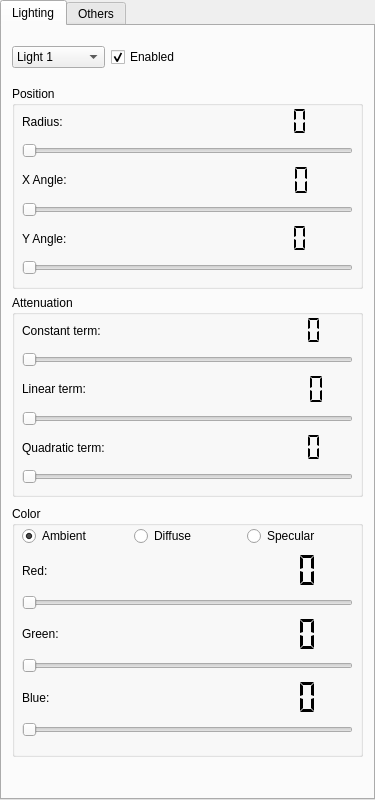
<?xml version="1.0" encoding="UTF-8"?>
<ui version="4.0">
 <class>ControlPanel</class>
 <widget class="QTabWidget" name="ControlPanel">
  <property name="geometry">
   <rect>
    <x>0</x>
    <y>0</y>
    <width>375</width>
    <height>800</height>
   </rect>
  </property>
  <property name="windowTitle">
   <string>TabWidget</string>
  </property>
  <property name="windowOpacity">
   <double>0.000000000000000</double>
  </property>
  <property name="tabPosition">
   <enum>QTabWidget::North</enum>
  </property>
  <property name="tabShape">
   <enum>QTabWidget::Rounded</enum>
  </property>
  <property name="currentIndex">
   <number>0</number>
  </property>
  <property name="elideMode">
   <enum>Qt::ElideNone</enum>
  </property>
  <widget class="QWidget" name="tab">
   <attribute name="title">
    <string>Lighting</string>
   </attribute>
   <widget class="QWidget" name="horizontalLayoutWidget">
    <property name="geometry">
     <rect>
      <x>10</x>
      <y>20</y>
      <width>191</width>
      <height>23</height>
     </rect>
    </property>
    <layout class="QHBoxLayout" name="horizontalLayout">
     <item>
      <widget class="QComboBox" name="lightList">
       <item>
        <property name="text">
         <string>Light 1</string>
        </property>
       </item>
       <item>
        <property name="text">
         <string>Light 2</string>
        </property>
       </item>
       <item>
        <property name="text">
         <string>Light 3</string>
        </property>
       </item>
       <item>
        <property name="text">
         <string>Light 4</string>
        </property>
       </item>
       <item>
        <property name="text">
         <string>Light 5</string>
        </property>
       </item>
       <item>
        <property name="text">
         <string>Light 6</string>
        </property>
       </item>
       <item>
        <property name="text">
         <string>Light 7</string>
        </property>
       </item>
       <item>
        <property name="text">
         <string>Light 8</string>
        </property>
       </item>
      </widget>
     </item>
     <item>
      <widget class="QCheckBox" name="lightEnabled">
       <property name="text">
        <string>Enabled</string>
       </property>
       <property name="checked">
        <bool>true</bool>
       </property>
      </widget>
     </item>
    </layout>
   </widget>
   <widget class="QWidget" name="verticalLayoutWidget_4">
    <property name="geometry">
     <rect>
      <x>10</x>
      <y>60</y>
      <width>351</width>
      <height>411</height>
     </rect>
    </property>
    <layout class="QVBoxLayout" name="verticalLayout_4">
     <item>
      <widget class="QGroupBox" name="posGroup">
       <property name="title">
        <string>Position</string>
       </property>
       <widget class="QWidget" name="verticalLayoutWidget">
        <property name="geometry">
         <rect>
          <x>10</x>
          <y>20</y>
          <width>331</width>
          <height>169</height>
         </rect>
        </property>
        <layout class="QVBoxLayout" name="verticalLayout">
         <item>
          <layout class="QHBoxLayout" name="horizontalLayout_2">
           <item>
            <widget class="QLabel" name="label">
             <property name="text">
              <string>Radius:</string>
             </property>
            </widget>
           </item>
           <item>
            <widget class="QLCDNumber" name="lightDistPosValue">
             <property name="frameShape">
              <enum>QFrame::NoFrame</enum>
             </property>
             <property name="frameShadow">
              <enum>QFrame::Raised</enum>
             </property>
             <property name="smallDecimalPoint">
              <bool>false</bool>
             </property>
             <property name="segmentStyle">
              <enum>QLCDNumber::Flat</enum>
             </property>
             <property name="intValue" stdset="0">
              <number>0</number>
             </property>
            </widget>
           </item>
          </layout>
         </item>
         <item>
          <widget class="QSlider" name="lightDistPosSlider">
           <property name="maximum">
            <number>1500</number>
           </property>
           <property name="singleStep">
            <number>50</number>
           </property>
           <property name="orientation">
            <enum>Qt::Horizontal</enum>
           </property>
          </widget>
         </item>
         <item>
          <layout class="QHBoxLayout" name="horizontalLayout_4">
           <item>
            <widget class="QLabel" name="label_2">
             <property name="text">
              <string>X Angle:</string>
             </property>
            </widget>
           </item>
           <item>
            <widget class="QLCDNumber" name="lightXPosValue">
             <property name="frameShape">
              <enum>QFrame::NoFrame</enum>
             </property>
             <property name="segmentStyle">
              <enum>QLCDNumber::Flat</enum>
             </property>
            </widget>
           </item>
          </layout>
         </item>
         <item>
          <widget class="QSlider" name="lightXPosSlider">
           <property name="maximum">
            <number>359</number>
           </property>
           <property name="orientation">
            <enum>Qt::Horizontal</enum>
           </property>
          </widget>
         </item>
         <item>
          <layout class="QHBoxLayout" name="horizontalLayout_3">
           <item>
            <widget class="QLabel" name="label_3">
             <property name="text">
              <string>Y Angle:</string>
             </property>
            </widget>
           </item>
           <item>
            <widget class="QLCDNumber" name="lightYPosValue">
             <property name="frameShape">
              <enum>QFrame::NoFrame</enum>
             </property>
             <property name="segmentStyle">
              <enum>QLCDNumber::Flat</enum>
             </property>
            </widget>
           </item>
          </layout>
         </item>
         <item>
          <widget class="QSlider" name="lightYPosSlider">
           <property name="maximum">
            <number>359</number>
           </property>
           <property name="orientation">
            <enum>Qt::Horizontal</enum>
           </property>
          </widget>
         </item>
        </layout>
       </widget>
      </widget>
     </item>
     <item>
      <widget class="QGroupBox" name="attGroup">
       <property name="title">
        <string>Attenuation</string>
       </property>
       <widget class="QWidget" name="verticalLayoutWidget_2">
        <property name="geometry">
         <rect>
          <x>10</x>
          <y>20</y>
          <width>331</width>
          <height>169</height>
         </rect>
        </property>
        <layout class="QVBoxLayout" name="verticalLayout_2">
         <item>
          <layout class="QHBoxLayout" name="horizontalLayout_5">
           <item>
            <widget class="QLabel" name="label_4">
             <property name="text">
              <string>Constant term:</string>
             </property>
            </widget>
           </item>
           <item>
            <widget class="QLCDNumber" name="lightConstAttValue">
             <property name="frameShape">
              <enum>QFrame::NoFrame</enum>
             </property>
             <property name="frameShadow">
              <enum>QFrame::Raised</enum>
             </property>
             <property name="smallDecimalPoint">
              <bool>false</bool>
             </property>
             <property name="numDigits">
              <number>7</number>
             </property>
             <property name="segmentStyle">
              <enum>QLCDNumber::Flat</enum>
             </property>
             <property name="value" stdset="0">
              <double>0.000000000000000</double>
             </property>
             <property name="intValue" stdset="0">
              <number>0</number>
             </property>
            </widget>
           </item>
          </layout>
         </item>
         <item>
          <widget class="QSlider" name="lightConstAttSlider">
           <property name="minimum">
            <number>1</number>
           </property>
           <property name="maximum">
            <number>100</number>
           </property>
           <property name="singleStep">
            <number>1</number>
           </property>
           <property name="orientation">
            <enum>Qt::Horizontal</enum>
           </property>
           <property name="tickInterval">
            <number>0</number>
           </property>
          </widget>
         </item>
         <item>
          <layout class="QHBoxLayout" name="horizontalLayout_6">
           <item>
            <widget class="QLabel" name="label_5">
             <property name="text">
              <string>Linear term:</string>
             </property>
            </widget>
           </item>
           <item>
            <widget class="QLCDNumber" name="lightLinearAttValue">
             <property name="frameShape">
              <enum>QFrame::NoFrame</enum>
             </property>
             <property name="numDigits">
              <number>7</number>
             </property>
             <property name="segmentStyle">
              <enum>QLCDNumber::Flat</enum>
             </property>
            </widget>
           </item>
          </layout>
         </item>
         <item>
          <widget class="QSlider" name="lightLinearAttSlider">
           <property name="maximum">
            <number>100</number>
           </property>
           <property name="orientation">
            <enum>Qt::Horizontal</enum>
           </property>
          </widget>
         </item>
         <item>
          <layout class="QHBoxLayout" name="horizontalLayout_7">
           <item>
            <widget class="QLabel" name="label_6">
             <property name="text">
              <string>Quadratic term:</string>
             </property>
            </widget>
           </item>
           <item>
            <widget class="QLCDNumber" name="lightQuadAttValue">
             <property name="frameShape">
              <enum>QFrame::NoFrame</enum>
             </property>
             <property name="numDigits">
              <number>7</number>
             </property>
             <property name="segmentStyle">
              <enum>QLCDNumber::Flat</enum>
             </property>
            </widget>
           </item>
          </layout>
         </item>
         <item>
          <widget class="QSlider" name="lightQuadAttSlider">
           <property name="maximum">
            <number>100</number>
           </property>
           <property name="orientation">
            <enum>Qt::Horizontal</enum>
           </property>
          </widget>
         </item>
        </layout>
       </widget>
      </widget>
     </item>
    </layout>
   </widget>
   <widget class="QGroupBox" name="colorGroup">
    <property name="geometry">
     <rect>
      <x>10</x>
      <y>480</y>
      <width>351</width>
      <height>251</height>
     </rect>
    </property>
    <property name="sizePolicy">
     <sizepolicy hsizetype="Expanding" vsizetype="Preferred">
      <horstretch>0</horstretch>
      <verstretch>0</verstretch>
     </sizepolicy>
    </property>
    <property name="title">
     <string>Color</string>
    </property>
    <widget class="QWidget" name="verticalLayoutWidget_3">
     <property name="geometry">
      <rect>
       <x>10</x>
       <y>20</y>
       <width>331</width>
       <height>211</height>
      </rect>
     </property>
     <layout class="QVBoxLayout" name="verticalLayout_3">
      <item>
       <layout class="QHBoxLayout" name="horizontalLayout_11">
        <item>
         <widget class="QRadioButton" name="lightAmbient">
          <property name="text">
           <string>Ambient</string>
          </property>
          <property name="checked">
           <bool>true</bool>
          </property>
         </widget>
        </item>
        <item>
         <widget class="QRadioButton" name="lightDiffuse">
          <property name="text">
           <string>Diffuse</string>
          </property>
         </widget>
        </item>
        <item>
         <widget class="QRadioButton" name="lightSpecular">
          <property name="text">
           <string>Specular</string>
          </property>
         </widget>
        </item>
       </layout>
      </item>
      <item>
       <layout class="QHBoxLayout" name="horizontalLayout_8">
        <item>
         <widget class="QLabel" name="label_7">
          <property name="text">
           <string>Red:</string>
          </property>
         </widget>
        </item>
        <item>
         <widget class="QLCDNumber" name="lightRedValue">
          <property name="frameShape">
           <enum>QFrame::NoFrame</enum>
          </property>
          <property name="frameShadow">
           <enum>QFrame::Raised</enum>
          </property>
          <property name="smallDecimalPoint">
           <bool>false</bool>
          </property>
          <property name="segmentStyle">
           <enum>QLCDNumber::Flat</enum>
          </property>
          <property name="intValue" stdset="0">
           <number>0</number>
          </property>
         </widget>
        </item>
       </layout>
      </item>
      <item>
       <widget class="QSlider" name="lightRedSlider">
        <property name="maximum">
         <number>255</number>
        </property>
        <property name="value">
         <number>0</number>
        </property>
        <property name="sliderPosition">
         <number>0</number>
        </property>
        <property name="orientation">
         <enum>Qt::Horizontal</enum>
        </property>
       </widget>
      </item>
      <item>
       <layout class="QHBoxLayout" name="horizontalLayout_9">
        <item>
         <widget class="QLabel" name="label_8">
          <property name="text">
           <string>Green:</string>
          </property>
         </widget>
        </item>
        <item>
         <widget class="QLCDNumber" name="lightGreenValue">
          <property name="frameShape">
           <enum>QFrame::NoFrame</enum>
          </property>
          <property name="segmentStyle">
           <enum>QLCDNumber::Flat</enum>
          </property>
          <property name="intValue" stdset="0">
           <number>0</number>
          </property>
         </widget>
        </item>
       </layout>
      </item>
      <item>
       <widget class="QSlider" name="lightGreenSlider">
        <property name="maximum">
         <number>255</number>
        </property>
        <property name="value">
         <number>0</number>
        </property>
        <property name="orientation">
         <enum>Qt::Horizontal</enum>
        </property>
       </widget>
      </item>
      <item>
       <layout class="QHBoxLayout" name="horizontalLayout_10">
        <item>
         <widget class="QLabel" name="label_9">
          <property name="text">
           <string>Blue:</string>
          </property>
         </widget>
        </item>
        <item>
         <widget class="QLCDNumber" name="lightBlueValue">
          <property name="frameShape">
           <enum>QFrame::NoFrame</enum>
          </property>
          <property name="segmentStyle">
           <enum>QLCDNumber::Flat</enum>
          </property>
          <property name="intValue" stdset="0">
           <number>0</number>
          </property>
         </widget>
        </item>
       </layout>
      </item>
      <item>
       <widget class="QSlider" name="lightBlueSlider">
        <property name="maximum">
         <number>255</number>
        </property>
        <property name="value">
         <number>0</number>
        </property>
        <property name="orientation">
         <enum>Qt::Horizontal</enum>
        </property>
       </widget>
      </item>
     </layout>
    </widget>
   </widget>
  </widget>
  <widget class="QWidget" name="tab">
   <attribute name="title">
    <string>Others</string>
   </attribute>
   <widget class="QGroupBox" name="groupBox_4">
    <property name="geometry">
     <rect>
      <x>10</x>
      <y>20</y>
      <width>341</width>
      <height>71</height>
     </rect>
    </property>
    <property name="title">
     <string>Shader</string>
    </property>
    <widget class="QComboBox" name="shaderList">
     <property name="geometry">
      <rect>
       <x>10</x>
       <y>30</y>
       <width>171</width>
       <height>22</height>
      </rect>
     </property>
     <item>
      <property name="text">
       <string>Flat shading</string>
      </property>
     </item>
     <item>
      <property name="text">
       <string>Gouraud shading</string>
      </property>
     </item>
     <item>
      <property name="text">
       <string>Phong shading</string>
      </property>
     </item>
     <item>
      <property name="text">
       <string>Blinn-Phong shading</string>
      </property>
     </item>
    </widget>
   </widget>
   <widget class="QGroupBox" name="groupBox_5">
    <property name="geometry">
     <rect>
      <x>10</x>
      <y>100</y>
      <width>341</width>
      <height>291</height>
     </rect>
    </property>
    <property name="title">
     <string>Model and Material</string>
    </property>
    <widget class="QWidget" name="verticalLayoutWidget_5">
     <property name="geometry">
      <rect>
       <x>10</x>
       <y>30</y>
       <width>321</width>
       <height>251</height>
      </rect>
     </property>
     <layout class="QVBoxLayout" name="verticalLayout_5">
      <item>
       <layout class="QHBoxLayout" name="horizontalLayout_15">
        <item>
         <widget class="QLabel" name="label_12">
          <property name="text">
           <string>X angle:</string>
          </property>
         </widget>
        </item>
        <item>
         <widget class="QLCDNumber" name="modelXPosValue">
          <property name="frameShape">
           <enum>QFrame::NoFrame</enum>
          </property>
          <property name="segmentStyle">
           <enum>QLCDNumber::Flat</enum>
          </property>
         </widget>
        </item>
       </layout>
      </item>
      <item>
       <widget class="QSlider" name="modelXPosSlider">
        <property name="maximum">
         <number>359</number>
        </property>
        <property name="orientation">
         <enum>Qt::Horizontal</enum>
        </property>
        <property name="tickPosition">
         <enum>QSlider::NoTicks</enum>
        </property>
       </widget>
      </item>
      <item>
       <layout class="QHBoxLayout" name="horizontalLayout_16">
        <item>
         <widget class="QLabel" name="label_13">
          <property name="text">
           <string>Y angle:</string>
          </property>
         </widget>
        </item>
        <item>
         <widget class="QLCDNumber" name="modelYPosValue">
          <property name="frameShape">
           <enum>QFrame::NoFrame</enum>
          </property>
          <property name="segmentStyle">
           <enum>QLCDNumber::Flat</enum>
          </property>
         </widget>
        </item>
       </layout>
      </item>
      <item>
       <widget class="QSlider" name="modelYPosSlider">
        <property name="maximum">
         <number>359</number>
        </property>
        <property name="orientation">
         <enum>Qt::Horizontal</enum>
        </property>
       </widget>
      </item>
      <item>
       <layout class="QHBoxLayout" name="horizontalLayout_13">
        <item>
         <widget class="QLabel" name="label_11">
          <property name="text">
           <string>Z angle:</string>
          </property>
         </widget>
        </item>
        <item>
         <widget class="QLCDNumber" name="modelZPosValue">
          <property name="frameShape">
           <enum>QFrame::NoFrame</enum>
          </property>
          <property name="segmentStyle">
           <enum>QLCDNumber::Flat</enum>
          </property>
         </widget>
        </item>
       </layout>
      </item>
      <item>
       <widget class="QSlider" name="modelZPosSlider">
        <property name="maximum">
         <number>359</number>
        </property>
        <property name="orientation">
         <enum>Qt::Horizontal</enum>
        </property>
       </widget>
      </item>
      <item>
       <layout class="QHBoxLayout" name="horizontalLayout_12">
        <item>
         <widget class="QLabel" name="label_10">
          <property name="text">
           <string>Shininess:</string>
          </property>
         </widget>
        </item>
        <item>
         <widget class="QLCDNumber" name="materialShininessValue">
          <property name="frameShape">
           <enum>QFrame::NoFrame</enum>
          </property>
          <property name="segmentStyle">
           <enum>QLCDNumber::Flat</enum>
          </property>
          <property name="intValue" stdset="0">
           <number>0</number>
          </property>
         </widget>
        </item>
       </layout>
      </item>
      <item>
       <widget class="QSlider" name="materialShininessSlider">
        <property name="maximum">
         <number>100</number>
        </property>
        <property name="value">
         <number>0</number>
        </property>
        <property name="orientation">
         <enum>Qt::Horizontal</enum>
        </property>
       </widget>
      </item>
     </layout>
    </widget>
   </widget>
   <widget class="QGroupBox" name="groupBox_6">
    <property name="geometry">
     <rect>
      <x>10</x>
      <y>400</y>
      <width>341</width>
      <height>241</height>
     </rect>
    </property>
    <property name="title">
     <string>Camera</string>
    </property>
    <widget class="QWidget" name="verticalLayoutWidget_6">
     <property name="geometry">
      <rect>
       <x>10</x>
       <y>30</y>
       <width>321</width>
       <height>191</height>
      </rect>
     </property>
     <layout class="QVBoxLayout" name="verticalLayout_6">
      <item>
       <layout class="QHBoxLayout" name="horizontalLayout_17">
        <item>
         <widget class="QLabel" name="label_14">
          <property name="text">
           <string>Radius:</string>
          </property>
         </widget>
        </item>
        <item>
         <widget class="QLCDNumber" name="cameraDistPosValue">
          <property name="frameShape">
           <enum>QFrame::NoFrame</enum>
          </property>
          <property name="segmentStyle">
           <enum>QLCDNumber::Flat</enum>
          </property>
          <property name="intValue" stdset="0">
           <number>0</number>
          </property>
         </widget>
        </item>
       </layout>
      </item>
      <item>
       <widget class="QSlider" name="cameraDistPosSlider">
        <property name="maximum">
         <number>1500</number>
        </property>
        <property name="singleStep">
         <number>50</number>
        </property>
        <property name="value">
         <number>0</number>
        </property>
        <property name="orientation">
         <enum>Qt::Horizontal</enum>
        </property>
       </widget>
      </item>
      <item>
       <layout class="QHBoxLayout" name="horizontalLayout_18">
        <item>
         <widget class="QLabel" name="label_15">
          <property name="text">
           <string>X angle</string>
          </property>
         </widget>
        </item>
        <item>
         <widget class="QLCDNumber" name="cameraXPosValue">
          <property name="frameShape">
           <enum>QFrame::NoFrame</enum>
          </property>
          <property name="segmentStyle">
           <enum>QLCDNumber::Flat</enum>
          </property>
         </widget>
        </item>
       </layout>
      </item>
      <item>
       <widget class="QSlider" name="cameraXPosSlider">
        <property name="maximum">
         <number>359</number>
        </property>
        <property name="orientation">
         <enum>Qt::Horizontal</enum>
        </property>
       </widget>
      </item>
      <item>
       <layout class="QHBoxLayout" name="horizontalLayout_19">
        <item>
         <widget class="QLabel" name="label_16">
          <property name="text">
           <string>Y angle:</string>
          </property>
         </widget>
        </item>
        <item>
         <widget class="QLCDNumber" name="cameraYPosValue">
          <property name="frameShape">
           <enum>QFrame::NoFrame</enum>
          </property>
          <property name="segmentStyle">
           <enum>QLCDNumber::Flat</enum>
          </property>
         </widget>
        </item>
       </layout>
      </item>
      <item>
       <widget class="QSlider" name="cameraYPosSlider">
        <property name="maximum">
         <number>359</number>
        </property>
        <property name="orientation">
         <enum>Qt::Horizontal</enum>
        </property>
       </widget>
      </item>
     </layout>
    </widget>
   </widget>
  </widget>
 </widget>
 <resources/>
 <connections/>
</ui>
